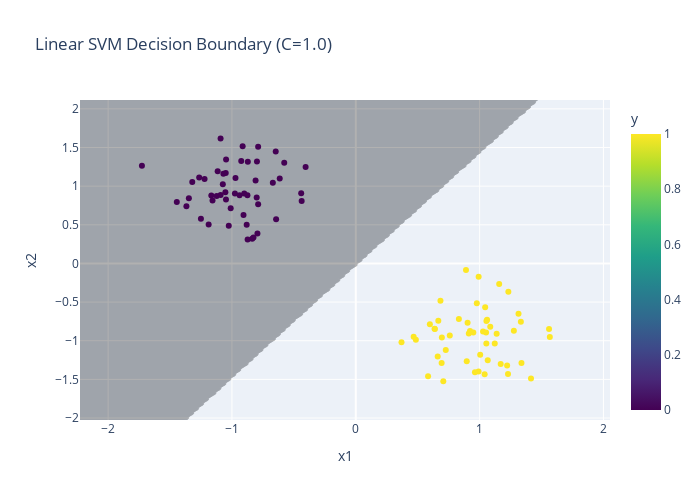

The notebook cell this image was saved under:
### Code cell
# 4. 시각화 실행
plot_decision_boundary(X_scaled, y, model_c1, "Linear SVM Decision Boundary (C=1.0)")
